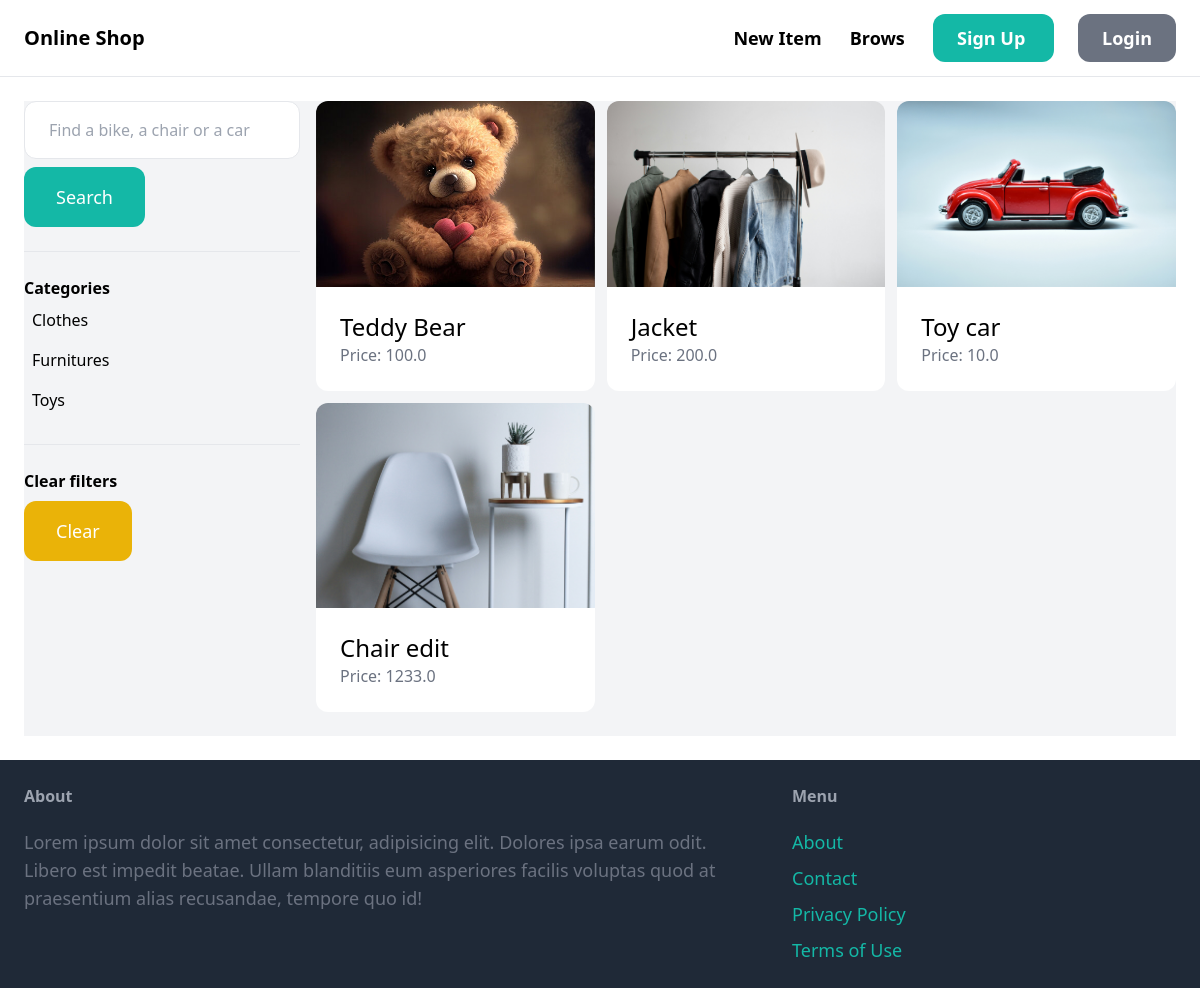
The app's page /items/ with its own data.
### item/models.py (models this page shows, shortened)
class Category(models.Model):
    name = models.CharField(max_length=255)
    class Meta:
        ordering = ('name',)
        verbose_name_plural = 'Categories'

class Item(models.Model):
    category = models.ForeignKey(Category, related_name='items', on_delete=models.CASCADE)
    name = models.CharField(max_length=255)
    description = models.TextField(blank=True, null=True)
    price = models.FloatField()
    image = models.ImageField(upload_to='item_images', blank=True, null=True)
    is_sold = models.BooleanField(default=False)
    created_by = models.ForeignKey(User, related_name='items', on_delete=models.CASCADE)
    created_at = models.DateTimeField(auto_now_add=True)

### item/views.py (the view)
# urls.py: path('', views.items, name='items'),
def items(request):
    query = request.GET.get('query', '')
    category_id = request.GET.get('category', 0)
    categories = Category.objects.all()
    items = Item.objects.filter(is_sold=False)
    if category_id:
        items = items.filter(category_id=category_id)
    if query:
        items = items.filter(Q(name__icontains=query) | Q(description__icontains=query))
    return render(request, 'item/items.html', {
        'items': items,
        'query': query,
        'categories': categories,
        'category_id': int(category_id),
    })

### item/templates/item/items.html (shortened to what this page needs)
{% extends "core/base.html" %}
{% block content %}
    <div class="pb-6 grid grid-cols-4 gap-4 bg-gray-100">
        <div class="col-span-1">
            <form action="{% url 'item:items' %}" method="get">
                <input
                    name="query"
                    class="w-full py-4 px-6 border rounded-xl"
                    type="text"
                    value="{{query}}"
                    placeholder="Find a bike, a chair or a car">
                <button class="mt-2 py-4 px-8 text-lg bg-teal-500 text-white rounded-xl">
                    Search
                </button>
            </form>
            <hr class="my-6">
            <p class="font-semibold">
                Categories
            </p>
            <ul>
                {% for category in categories %}
                <li class="py-2 px-2 rounded-xl{% if category.id == category_id %} bg-gray-200 {% endif %}">
                    <a href="{% url 'item:items' %}?query={{ query }}&category={{ category.id }}">
                        {{ category.name }}
                    </a>
                </li>
                {% endfor %}
            </ul>
            <hr class="my-6">
            <p class="font-semibold">
                Clear filters
            </p>
            <ul>
                <li>
                    <a href="{% url 'item:items' %}"
                        class="mt-2 py-4 px-8 inline-block bg-yellow-500 text-lg rounded-xl text-white">
                        Clear
                    </a>
                </li>
            </ul>
        </div>
        <div class="col-span-3">
            <div class="grid grid-cols-3 gap-3">
                {% for item in items %}
                    <div>
                        <a href="{% url 'item:detail' item.id %}">
                            <div>
                                <img src="{{ item.image.url }}" alt="item image" class="rounded-t-xl">
                            </div>
                            <div class="p-6 bg-white rounded-b-xl">
                                <h2 class="text-2xl">
                                    {{ item.name }}
                                </h2>
                                <p class="text-gray-500">
                                    Price: {{ item.price }}
                                </p>
                            </div>
                        </a>
                    </div>
                {% endfor %}
            </div>
        </div>
    </div>
{% endblock content %}

### records on screen
Category: name "Clothes"
Category: name "Furnitures"
Category: name "Toys"
Item: image (picture), name "Teddy Bear", price "100.0"
Item: image (picture), name "Jacket", price "200.0"
Item: image (picture), name "Toy car", price "10.0"
Item: image (picture), name "Chair edit", price "1233.0"
